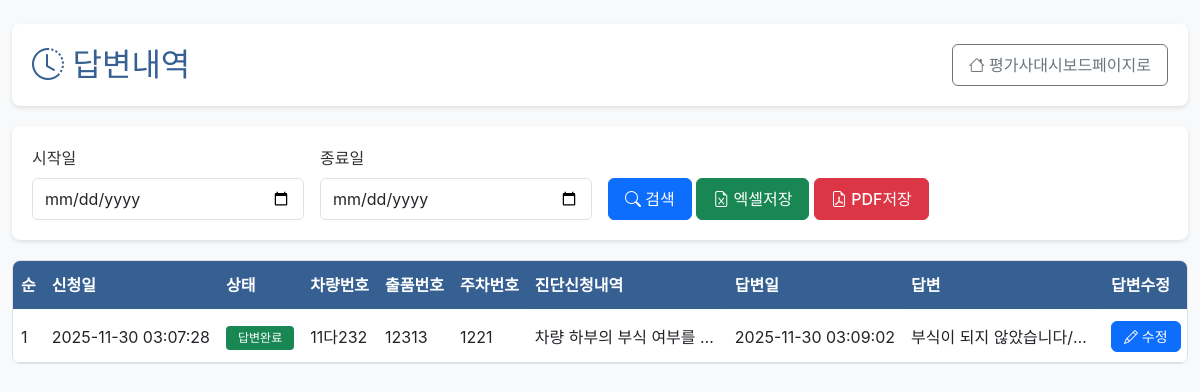
/evaluator/response/history (signed in), run on the app's committed database.
### tables this page shows
CREATE TABLE diagnosis_requests (
            id INTEGER PRIMARY KEY AUTOINCREMENT,
            applicant_id INTEGER NOT NULL,
            request_date TEXT NOT NULL DEFAULT (datetime('now', 'localtime')),
            vehicle_number TEXT,
            lot_number TEXT,
            parking_number TEXT,
            status TEXT NOT NULL DEFAULT '신청',
            evaluator_id INTEGER,
            evaluator_name TEXT,
            answer_date TEXT,
            confirmed_at TEXT,
            translated_summary TEXT,
            translated_at TEXT,
            sent_at TEXT,
            fee INTEGER DEFAULT 120000,
            FOREIGN KEY (applicant_id) REFERENCES users(id) ON DELETE CASCADE,
            FOREIGN KEY (evaluator_id) REFERENCES users(id) ON DELETE SET NULL
        );

### app.py (the view)
@app.route("/evaluator/response/history")
@login_required
@role_required("평가사")
def evaluator_response_history():
    clause, params = _filter_clause("dr.request_date")
    db = get_db()
    rows = db.execute(
        f"""
        SELECT dr.*, applicant.name AS applicant_name
        FROM diagnosis_requests dr
        JOIN users applicant ON applicant.id = dr.applicant_id
        WHERE (dr.evaluator_id = ? OR dr.evaluator_name = (SELECT name FROM users WHERE id = ?))
          AND dr.answer_date IS NOT NULL
          {clause}
        ORDER BY dr.request_date DESC
        """,
        [session["user_id"], session["user_id"]] + params,
    ).fetchall()
    enriched = []
    for row in rows:
        details = _fetch_request_details(row["id"])
        responses = _fetch_response_details(row["id"])
        enriched.append(
            {
                "row": row,
                "request_summary": _summarize_details(details, "content"),
                "response_summary": _summarize_details(responses, "content"),
            }
        )
    start_date = request.args.get("start_date", "")
    end_date = request.args.get("end_date", "")
    return render_template(
        "evaluator/response_history.html",
        requests=enriched,
        start_date=start_date,
        end_date=end_date,
    )

### app.py (called while the page is built)
def get_db() -> sqlite3.Connection:
    if "db" not in g:
        conn = sqlite3.connect(DB_PATH)
        conn.row_factory = sqlite3.Row
        g.db = conn
    return g.db

def login_required(func):
    from functools import wraps
    @wraps(func)
    def wrapper(*args, **kwargs):
        if "user_id" not in session:
            return redirect(url_for("login"))
        return func(*args, **kwargs)
    return wrapper

def role_required(*roles):
    from functools import wraps
    def decorator(func):
        @wraps(func)
        def wrapper(*args, **kwargs):
            if "user_type" not in session or session["user_type"] not in roles:
                abort(403)
            return func(*args, **kwargs)
        return wrapper
    return decorator

def _fetch_request_details(diagnosis_id: int) -> List[sqlite3.Row]:
    db = get_db()
    return db.execute(
        """
        SELECT * FROM diagnosis_request_items
        WHERE diagnosis_id = ?
        ORDER BY sequence ASC
        LIMIT 5
        """,
        (diagnosis_id,),
    ).fetchall()

def _fetch_response_details(diagnosis_id: int) -> List[sqlite3.Row]:
    db = get_db()
    return db.execute(
        """
        SELECT d.*, u.name AS responder_name
        FROM diagnosis_response_details d
        JOIN users u ON u.id = d.responder_id
        WHERE d.diagnosis_id = ?
        ORDER BY sequence ASC
        """,
        (diagnosis_id,),
    ).fetchall()

def _summarize_details(rows: Iterable[sqlite3.Row], field: str) -> str:
    parts: List[str] = []
    for row in rows:
        value = row[field]
        if not value:
            continue
        parts.append(value.strip())
    return "/".join(parts[:5])

def _filter_clause(date_field: str = "request_date") -> Tuple[str, List[Any]]:
    start_date = request.args.get("start_date")
    end_date = request.args.get("end_date")
    clauses = []
    params: List[Any] = []
    if start_date:
        clauses.append(f"date({date_field}) >= date(?)")
        params.append(start_date)
    if end_date:
        clauses.append(f"date({date_field}) <= date(?)")
        params.append(end_date)
    clause = ""
    if clauses:
        clause = " AND " + " AND ".join(clauses)
    return clause, params

### templates/evaluator/response_history.html (shortened to what this page needs)
{% extends "base.html" %}
{% block content %}
<div class="container-fluid py-4">
    <div class="page-header">
        <div class="d-flex justify-content-between align-items-center">
            <h2><i class="bi bi-clock-history"></i> 답변내역</h2>
            <a href="{{ url_for('evaluator_dashboard') }}" class="btn btn-outline-secondary">
                <i class="bi bi-house"></i> 평가사대시보드페이지로
            </a>
        </div>
    </div>
    <div class="filter-section">
        <form method="GET" class="row g-3 align-items-end">
            <div class="col-md-3">
                <label class="form-label">시작일</label>
                <input type="date" class="form-control" name="start_date" value="{{ start_date }}">
            </div>
            <div class="col-md-3">
                <label class="form-label">종료일</label>
                <input type="date" class="form-control" name="end_date" value="{{ end_date }}">
            </div>
            <div class="col-md-6">
                <button type="submit" class="btn btn-primary">
                    <i class="bi bi-search"></i> 검색
                </button>
                <a href="{{ url_for('evaluator_response_export', fmt='xlsx', start_date=start_date, end_date=end_date) }}" class="btn btn-success">
                    <i class="bi bi-file-earmark-excel"></i> 엑셀저장
                </a>
                <a href="{{ url_for('evaluator_response_export', fmt='pdf', start_date=start_date, end_date=end_date) }}" class="btn btn-danger">
                    <i class="bi bi-file-earmark-pdf"></i> PDF저장
                </a>
            </div>
        </form>
    </div>
    <div class="table-wrapper">
        <table class="table table-hover">
            <thead class="table-fixed-header">
                <tr>
                    <th>순</th>
                    <th>신청일</th>
                    <th>상태</th>
                    <th>차량번호</th>
                    <th>출품번호</th>
                    <th>주차번호</th>
                    <th>진단신청내역</th>
                    <th>답변일</th>
                    <th>답변</th>
                    <th>답변수정</th>
                </tr>
            </thead>
            <tbody>
                {% for item in requests %}
                {% set req = item.row %}
                <tr data-id="{{ req.id }}">
                    <td>{{ loop.index }}</td>
                    <td>{{ req.request_date }}</td>
                    <td>
                        <span class="badge bg-{% if req.status == '신청' %}secondary{% elif req.status == '답변완료' %}success{% elif req.status == '전송완료' %}info{% else %}warning{% endif %}">
                            {{ req.status }}
                        </span>
                    </td>
                    <td>{{ req.vehicle_number or '' }}</td>
                    <td>{{ req.lot_number or '' }}</td>
                    <td>{{ req.parking_number or '' }}</td>
                    <td class="text-summary">{{ item.request_summary or '' }}</td>
                    <td>{{ req.answer_date or '' }}</td>
                    <td class="text-summary">{{ item.response_summary or '' }}</td>
                    <td>
                        <button class="btn btn-sm btn-primary edit-response-btn" data-id="{{ req.id }}">
                            <i class="bi bi-pencil"></i> 수정
                        </button>
                    </td>
                </tr>
                {% endfor %}
            </tbody>
        </table>
    </div>
</div>
{% endblock %}

### static/css/style.css (style rules this page uses)
:root { --primary-color: #366092; --secondary-color: #6c757d; --success-color: #28a745; --danger-color: #dc3545; --warning-color: #ffc107; --info-color: #17a2b8; --light-bg: #f8f9fa; --border-color: #dee2e6; }
body { font-family: 'Noto Sans KR', -apple-system, BlinkMacSystemFont, 'Segoe UI', Roboto, sans-serif; background-color: var(--light-bg); color: #333; }
.table-wrapper { position: relative; overflow-x: auto; border: 1px solid var(--border-color); border-radius: 8px; }
.table-fixed-header { position: sticky; top: 0; z-index: 10; background-color: var(--primary-color); color: white; }
.table-fixed-header th { background-color: var(--primary-color) !important; color: white !important; font-weight: 600; padding: 12px 8px; white-space: nowrap; border-bottom: 2px solid rgba(255,255,255,0.3); }
.table { margin-bottom: 0; width: 100%; min-width: 800px; }
.table td { padding: 10px 8px; vertical-align: middle; white-space: nowrap; }
.btn { border-radius: 6px; font-weight: 500; padding: 8px 16px; transition: all 0.2s; }
.btn-sm { padding: 4px 12px; font-size: 0.875rem; }
.page-header { background: white; padding: 20px; border-radius: 8px; margin-bottom: 20px; box-shadow: 0 2px 4px rgba(0,0,0,0.1); }
.page-header h2 { margin: 0; color: var(--primary-color); }
.filter-section { background: white; padding: 20px; border-radius: 8px; margin-bottom: 20px; box-shadow: 0 2px 4px rgba(0,0,0,0.1); }
.form-control, .form-select { border-radius: 6px; border: 1px solid var(--border-color); padding: 8px 12px; }
.badge { padding: 6px 12px; border-radius: 4px; font-weight: 500; }
.text-summary { max-width: 200px; overflow: hidden; text-overflow: ellipsis; white-space: nowrap; }

### data on the page
diagnosis_requests: request_date "2025-11-30 03:07:28", status "답변완료", vehicle_number "11다232", lot_number "12313", parking_number "1221", answer_date "2025-11-30 03:09:02"

### other printed values
{{ item.request_summary or '' }} "차량 하부의 부식 여부를…"
{{ item.response_summary or '' }} "부식이 되지 않았습니다/…"
